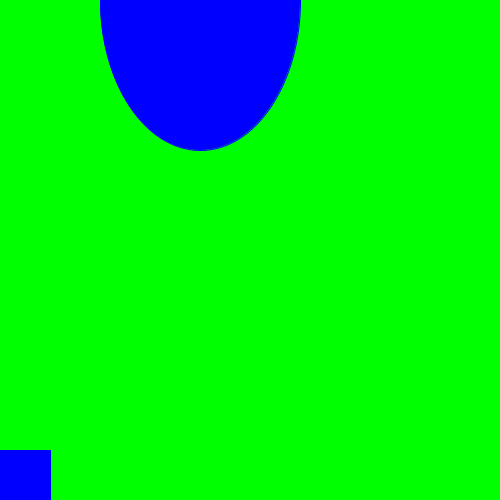
Frame 1 (no input)
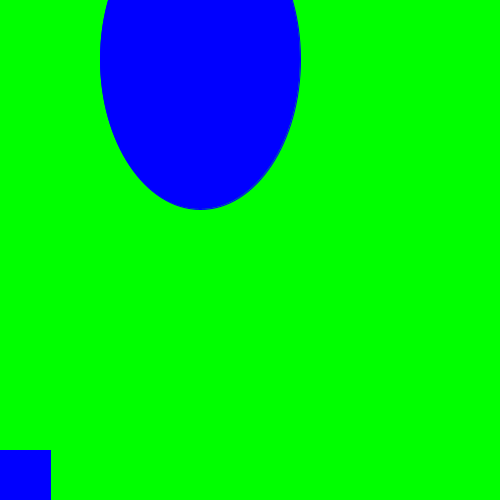
Frame 60 (the mouse pressed at the canvas centre just before this capture)
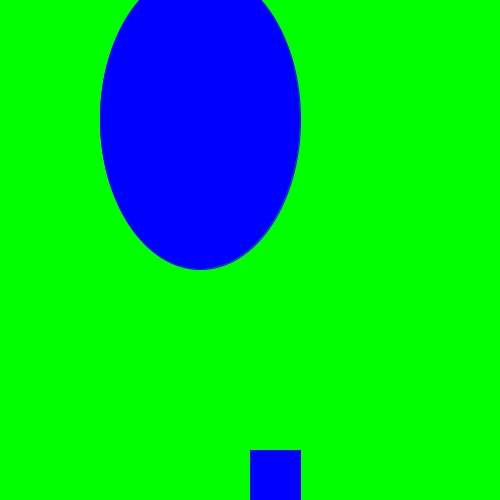
Frame 120 (the mouse held since frame 60 and released just before this capture)

The Processing sketch that drew these frames (run headless with seeded random() and noise(); from frame 60 on, the mouse is pressed at the canvas centre):

// Processing sketch: sketch_180618a
// ── sketch_180618a.pde
int y = 0;
int score;
void setup(){
 size(500,500); 
}
void draw(){
 background(0,255,0);
 fill(0, 0, 255);
 stroke(0, 0, 255);
 ellipse(200, y, 200, 300);
 if (y>500){
  y=0; 
 }
 y++;
 rect(mouseX, 450, 50, 50);
 if(mouseX<200 && 200<mouseX+50 && mouseY == y){
   score++;
   println(score,"SCORE!!!!!!");
   
} }
